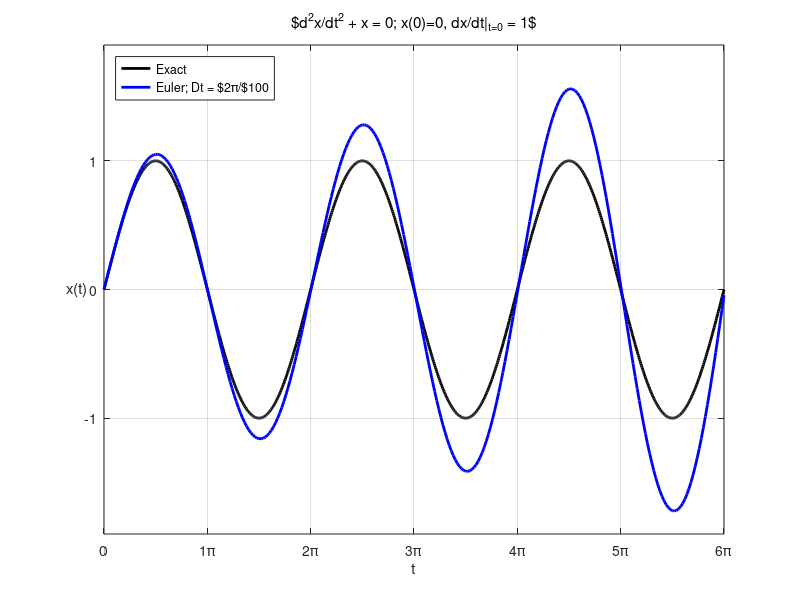

The MATLAB source for this figure: (Note: this script raises an error after producing the figure.)
clear;

% x'' + x = f(t)
% dv/dt = -x + f(t)
% dx/dt = v
%
% x(0) = 0
% dx/dt|_{t=0} = 1

% Solution to homogeneous equation (f(t) = 0) is
% sin(t), so period = 2*pi.

% Plot exact solution
t = linspace(0,2*pi*3,1000);
xe = sin(t);

figure(1);clf;grid on;hold on;
   plot(t,xe,'k','LineWidth',2);
   xlabel('t');
   ylabel('x(t)','Rotation',0,'VerticalAlignment','middle');
   title('$d^2x/dt^2 + x = 0; x(0)=0, dx/dt|_{t=0} = 1$',...
       'FontWeight','normal');
   box on;
   %%%%%%%%%%%%%%%%%%%%%%%%%%%%%%%%%%%%%%%%%%%%%%%%%%%%%%%%%%%%%%%%%%%%%%%%
   % The following are optional plot formatting commands.
   set(gca,'XTick',[0:pi:6*pi])
   xl = cellstr(get(gca,'XTickLabel'));
   for i = 2:length(xl)
        xl{i} = sprintf('%d\\pi',i-1);
   end
   axis tight;
   set(gca,'XTickLabel',xl);
   % End optional formatting commands
   %%%%%%%%%%%%%%%%%%%%%%%%%%%%%%%%%%%%%%%%%%%%%%%%%%%%%%%%%%%%%%%%%%%%%%%%

% Compute Forward Euler solution

% Choose Dt to be much smaller than period of 2*pi
S = 100;
Dt = 2*pi/S;
t = [0:Dt:3*2*pi];

v(1) = 1;
x(1) = 0;

for i = 1:length(t)-1
    v(i+1) = v(i)-Dt*x(i);
    x(i+1) = x(i)+Dt*v(i);
end

plot(t,x,'b','LineWidth',2);
legend('Exact',...
    sprintf('Euler; Dt = $2\\pi/$%d',S),...
    'Location','NorthWest');
set(gca,'YLim',[-1.9,1.9])
saveplots('HarmonicOscillator_Exact')

